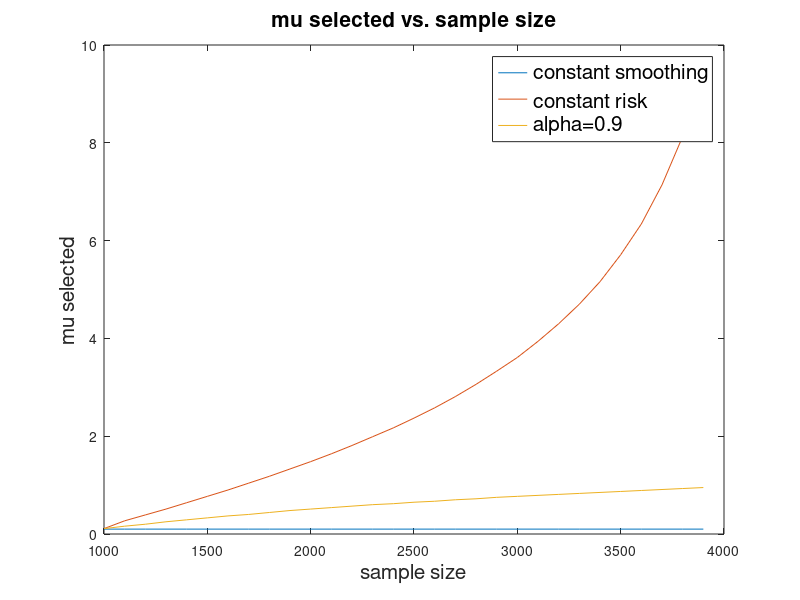

Recreate this plot in MATLAB.
best_mu_table1 = [0.10,0.10,0.10,0.10,0.10,0.10,0.10,0.10,0.10,0.10,0.10,0.10,0.10,0.10,0.10,0.10,0.10,0.10,0.10,0.10,0.10,0.10,0.10,0.10,0.10,0.10,0.10,0.10,0.10,0.10];
best_mu_table2 = [0.11,0.27,0.39,0.51,0.64,0.77,0.90,1.04,1.18,1.33,1.48,1.64,1.81,1.99,2.17,2.37,2.58,2.81,3.06,3.33,3.61,3.94,4.30,4.70,5.16,5.71,6.34,7.14,8.13,9.49];
best_mu_table3 = [0.11,0.16,0.20,0.25,0.29,0.33,0.37,0.40,0.44,0.48,0.51,0.54,0.57,0.60,0.62,0.65,0.67,0.70,0.72,0.75,0.77,0.79,0.81,0.83,0.85,0.87,0.89,0.91,0.93,0.95];
m=1000:100:3900;
plot(m,best_mu_table1,m,best_mu_table2,m,best_mu_table3)
xlabel('sample size','FontSize',15)
ylabel('mu selected', 'FontSize',15)
h=legend('constant smoothing','constant risk','alpha=0.9');
set(h,'Fontsize',15);
title('mu selected vs. sample size','Fontsize',15)